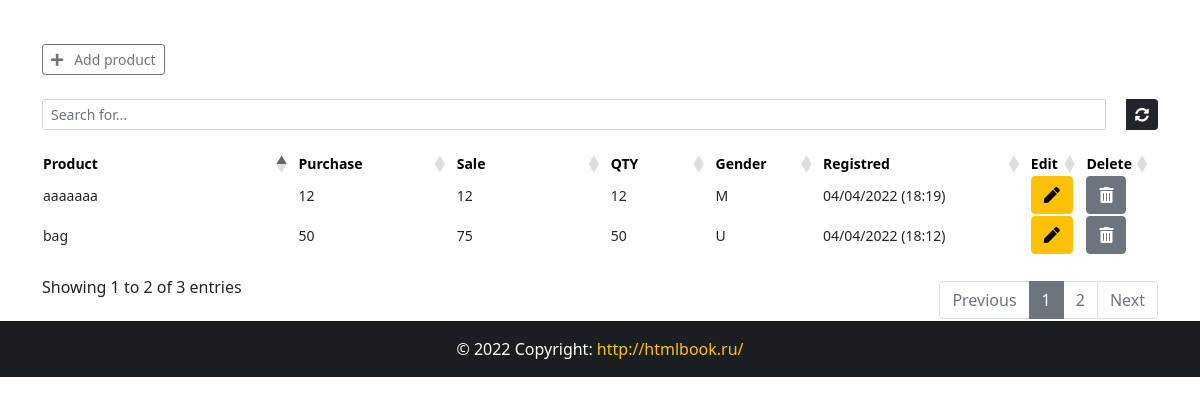
The app's page /, older data.
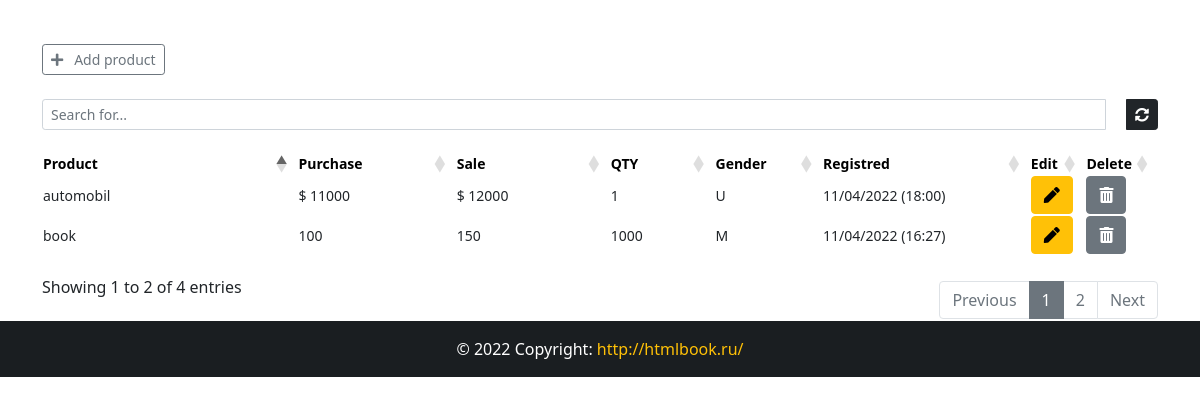
The same page, newer data.
### app/models.py (models this page shows, shortened)
class Product(models.Model):
    GENDER = (
        ('M', 'U'),
        ('F', 'U'),
        ('U', 'U'),
    )
    id = models.IntegerField(primary_key=True)
    product = models.CharField(max_length=40)
    purchase = models.CharField(max_length=10)
    sale = models.CharField(max_length=10)
    qty = models.CharField(max_length=10)
    gender = models.CharField(max_length=1, null=True, choices=GENDER)
    note = models.TextField()
    created_at = models.DateTimeField(auto_now_add=True)

### app/views.py (the view)
# urls.py: path('', views.home, name="home"),
def home(request):
    all_product = Product.objects.all().order_by('-created_at')
    return render(request, 'home.html', {"products": all_product})

### app/templates/home.html (shortened to what this page needs)
{% extends 'base.html' %}
{% block content %}
<div class="container">
    <br><br>
    <a href="{% url 'add_product' %}" class="btn btn-outline-secondary btn-sm" data-bs-toggle="modal" data-bs-target="#addModal">
        <i class="fa fa-plus"></i>&nbsp;&nbsp; Add product
    </a>
    <div class="input-group input-group-sm mb-3 mt-4">
        <input type="text" class="form-control" id="search" placeholder="Search for...">
        <a href="{% url 'home' %}" class="btn btn-dark" style="margin-left: 20px;"><i class="fas fa-sync-alt"></i></a>
    </div>
    <table href="table table-bordered table-sm mt-4" id="myTable" style="align: center; font-size: 14px;">
        <thead class="table-warning">
            <tr class="chk-th">
                <th style="width: 25%">Product</th>
                <th style="width: 15%">Purchase</th>
                <th style="width: 15%">Sale</th>
                <th style="width: 10%">QTY</th>
                <th style="width: 10%">Gender</th>
                <th style="width: 20%">Registred</th>
                <th style="width: 5%">Edit</th>
                <th style="width: 5%">Delete</th>
            </tr>
        </thead>
        {% for product in products %}
        <tr>
            <td>{{ product.product }}</td>
            <td>{{ product.purchase }}</td>
            <td>{{ product.sale }}</td>
            <td>{{ product.qty }}</td>
            <td>{{ product.gender }}</td>
            <td>{{ product.created_at | date:'d/m/Y (H:i)'}}</td>
            <td>
                <a class="btn btn-warning" title="Edit product" data-bs-toggle="modal" data-bs-target="#editModal{{product.pk}}">
                    <i class="fas fa-pen"></i>
                </a>
            </td>
            <td>
                <a href="/delete_product/{{ product.id }}" class="btn btn-secondary" title="Delete product">
                    <i class="fas fa-trash-alt"></i>
                </a>
            </td>
        </tr>
        {% endfor %}
    </table>
</div>
{% endblock content %}

### app/templates/base.html (shortened to what this page needs)
{% load static %}
<!DOCTYPE html>
<html>
    <head>
        <link href="https://cdn.jsdelivr.net/npm/bootstrap@5.0.2/dist/css/bootstrap.min.css" rel="stylesheet">
        <link rel="stylesheet" href="https://cdnjs.cloudflare.com/ajax/libs/font-awesome/5.15.4/css/all.min.css" />
        <link href={% static "/css/style.css" %} rel="stylesheet">
        <link rel="stylesheet" href="https://cdn.datatables.net/1.11.5/css/dataTables.bootstrap5.min.css">
    </head>
    <body>
        <div class="wrapper">
            {% block content %} {% endblock content %}
            <footer class="bg-dark text-center text-lg-start" id="footer" style="color: white;">
                <div class="text-center p-3" style="background-color: rgba(0,0,0,0.2);">&copy; {% now "Y" %} Copyright:
                    <a class="text-light" href="#" style="text-decoration: none;">
                        <span class="text-warning">
                            http://htmlbook.ru/
                        </span>
                    </a>
                </div>
            </footer>
        </div>
    </body>
</html>

### app/templates/edit.html (shortened to what this page needs)
{% extends 'add.html' %}

### app/static/css/style.css (style rules this page uses)
html, body { height: 100%; margin: 0; max-width: 100%; overflow:hidden; }
.wrapper { min-width: 100%; margin: -50px; }

Row changes from the older to the newer data that the page shows:
removed Product: product "aaaaaaa", purchase "12", sale "12", qty "12", gender "M", created_at "04/04/2022 (18:19)"
removed Product: product "bag", purchase "50", sale "75", qty "50", gender "U", created_at "04/04/2022 (18:12)"
added Product: product "automobil", purchase "$ 11000", sale "$ 12000", qty "1", gender "U", created_at "11/04/2022 (18:00)"
added Product: product "book", purchase "100", sale "150", qty "1000", gender "M", created_at "11/04/2022 (16:27)"
Text that changed along with them:
text written by a page script: "Showing 1 to 2 of 3 entries Previous 1 2 Next" → "Showing 1 to 2 of 4 entries Previous 1 2 Next"
